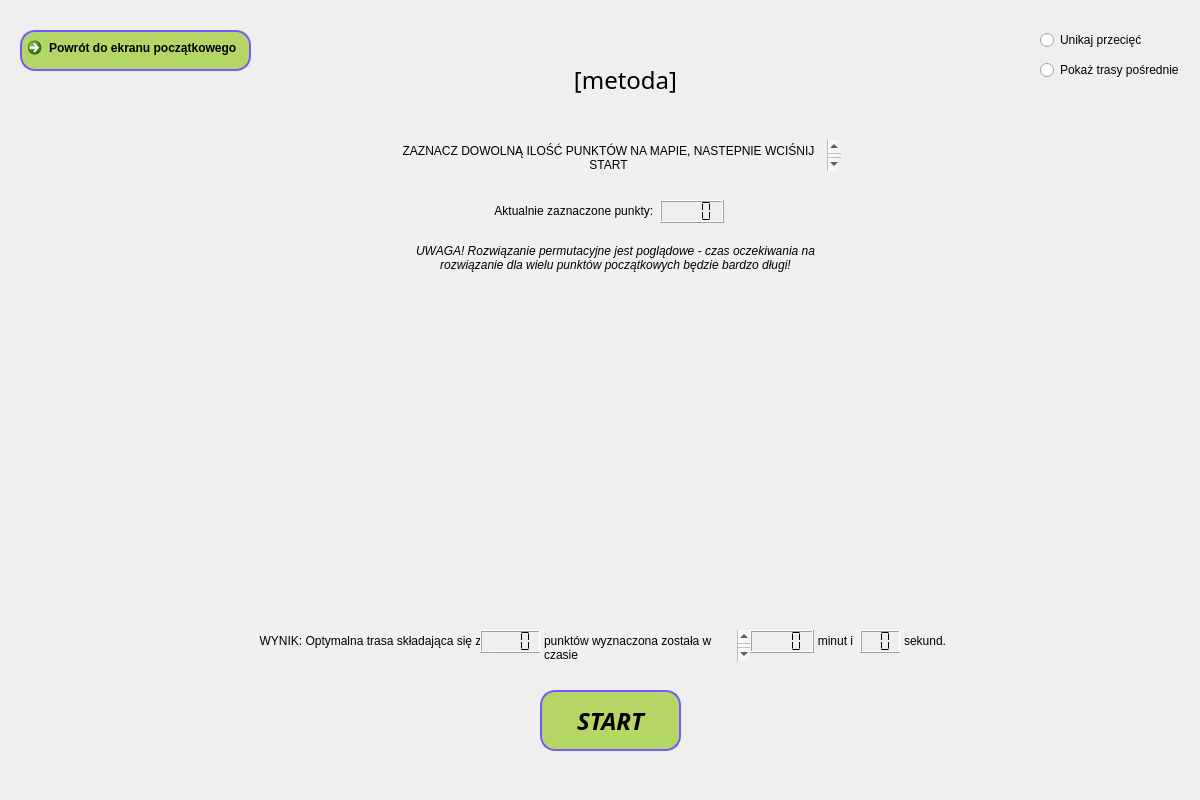
<?xml version="1.0" encoding="UTF-8"?>
<ui version="4.0">
 <class>OknoZadania</class>
 <widget class="QMainWindow" name="OknoZadania">
  <property name="geometry">
   <rect>
    <x>0</x>
    <y>0</y>
    <width>1200</width>
    <height>800</height>
   </rect>
  </property>
  <property name="windowTitle">
   <string>MainWindow</string>
  </property>
  <property name="autoFillBackground">
   <bool>true</bool>
  </property>
  <property name="styleSheet">
   <string notr="true">QPushButton{
	background-color: rgb(180, 214, 100);
	border: 2px solid rgb(115, 90, 255);
	border-radius: 15px;
}

QPushButton:hover {
	background-color: rgb(180, 214, 5);
}

QPushButton:pressed {
	background-color: rgb(180, 214, 255);
}</string>
  </property>
  <property name="inputMethodHints">
   <set>Qt::ImhPreferUppercase</set>
  </property>
  <widget class="QWidget" name="centralwidget">
   <property name="autoFillBackground">
    <bool>true</bool>
   </property>
   <widget class="QCommandLinkButton" name="powrotPrzycisk">
    <property name="geometry">
     <rect>
      <x>20</x>
      <y>30</y>
      <width>231</width>
      <height>41</height>
     </rect>
    </property>
    <property name="text">
     <string>Powrót do ekranu początkowego</string>
    </property>
   </widget>
   <widget class="QLabel" name="tytulWybor">
    <property name="geometry">
     <rect>
      <x>430</x>
      <y>50</y>
      <width>391</width>
      <height>61</height>
     </rect>
    </property>
    <property name="font">
     <font>
      <family>Segoe Script</family>
      <pointsize>18</pointsize>
      <italic>false</italic>
      <bold>false</bold>
     </font>
    </property>
    <property name="styleSheet">
     <string notr="true"/>
    </property>
    <property name="text">
     <string>&lt;html&gt;&lt;head/&gt;&lt;body&gt;&lt;p align=&quot;center&quot;&gt;[metoda]&lt;/p&gt;&lt;/body&gt;&lt;/html&gt;</string>
    </property>
    <property name="alignment">
     <set>Qt::AlignLeading|Qt::AlignLeft|Qt::AlignVCenter</set>
    </property>
   </widget>
   <widget class="QTextBrowser" name="tekstOpis">
    <property name="geometry">
     <rect>
      <x>390</x>
      <y>140</y>
      <width>451</width>
      <height>31</height>
     </rect>
    </property>
    <property name="styleSheet">
     <string notr="true">background-color: rgb(240, 240, 240);</string>
    </property>
    <property name="frameShape">
     <enum>QFrame::NoFrame</enum>
    </property>
    <property name="html">
     <string>&lt;!DOCTYPE HTML PUBLIC &quot;-//W3C//DTD HTML 4.0//EN&quot; &quot;http://www.w3.org/TR/REC-html40/strict.dtd&quot;&gt;
&lt;html&gt;&lt;head&gt;&lt;meta name=&quot;qrichtext&quot; content=&quot;1&quot; /&gt;&lt;meta charset=&quot;utf-8&quot; /&gt;&lt;style type=&quot;text/css&quot;&gt;
p, li { white-space: pre-wrap; }
hr { height: 1px; border-width: 0; }
&lt;/style&gt;&lt;/head&gt;&lt;body style=&quot; font-family:'Segoe UI'; font-size:9pt; font-weight:400; font-style:normal;&quot;&gt;
&lt;p align=&quot;center&quot; style=&quot; margin-top:0px; margin-bottom:0px; margin-left:0px; margin-right:0px; -qt-block-indent:0; text-indent:0px;&quot;&gt;ZAZNACZ DOWOLNĄ ILOŚĆ PUNKTÓW NA MAPIE, NASTEPNIE WCIŚNIJ START&lt;/p&gt;&lt;/body&gt;&lt;/html&gt;</string>
    </property>
   </widget>
   <widget class="QTextBrowser" name="tekstPunkty">
    <property name="geometry">
     <rect>
      <x>490</x>
      <y>200</y>
      <width>171</width>
      <height>31</height>
     </rect>
    </property>
    <property name="autoFillBackground">
     <bool>false</bool>
    </property>
    <property name="styleSheet">
     <string notr="true">background-color: rgb(240, 240, 240);</string>
    </property>
    <property name="frameShape">
     <enum>QFrame::NoFrame</enum>
    </property>
    <property name="html">
     <string>&lt;!DOCTYPE HTML PUBLIC &quot;-//W3C//DTD HTML 4.0//EN&quot; &quot;http://www.w3.org/TR/REC-html40/strict.dtd&quot;&gt;
&lt;html&gt;&lt;head&gt;&lt;meta name=&quot;qrichtext&quot; content=&quot;1&quot; /&gt;&lt;meta charset=&quot;utf-8&quot; /&gt;&lt;style type=&quot;text/css&quot;&gt;
p, li { white-space: pre-wrap; }
hr { height: 1px; border-width: 0; }
&lt;/style&gt;&lt;/head&gt;&lt;body style=&quot; font-family:'Segoe UI'; font-size:9pt; font-weight:400; font-style:normal;&quot;&gt;
&lt;p align=&quot;center&quot; style=&quot; margin-top:0px; margin-bottom:0px; margin-left:0px; margin-right:0px; -qt-block-indent:0; text-indent:0px;&quot;&gt;Aktualnie zaznaczone punkty: &lt;/p&gt;&lt;/body&gt;&lt;/html&gt;</string>
    </property>
   </widget>
   <widget class="QLCDNumber" name="liczbaPunktow">
    <property name="geometry">
     <rect>
      <x>660</x>
      <y>200</y>
      <width>64</width>
      <height>23</height>
     </rect>
    </property>
    <property name="smallDecimalPoint">
     <bool>false</bool>
    </property>
    <property name="digitCount">
     <number>4</number>
    </property>
    <property name="mode">
     <enum>QLCDNumber::Dec</enum>
    </property>
    <property name="segmentStyle">
     <enum>QLCDNumber::Flat</enum>
    </property>
    <property name="intValue" stdset="0">
     <number>0</number>
    </property>
   </widget>
   <widget class="QTextBrowser" name="tekstWynik">
    <property name="geometry">
     <rect>
      <x>250</x>
      <y>630</y>
      <width>241</width>
      <height>31</height>
     </rect>
    </property>
    <property name="styleSheet">
     <string notr="true">background-color: rgb(240, 240, 240);</string>
    </property>
    <property name="frameShape">
     <enum>QFrame::NoFrame</enum>
    </property>
    <property name="html">
     <string>&lt;!DOCTYPE HTML PUBLIC &quot;-//W3C//DTD HTML 4.0//EN&quot; &quot;http://www.w3.org/TR/REC-html40/strict.dtd&quot;&gt;
&lt;html&gt;&lt;head&gt;&lt;meta name=&quot;qrichtext&quot; content=&quot;1&quot; /&gt;&lt;meta charset=&quot;utf-8&quot; /&gt;&lt;style type=&quot;text/css&quot;&gt;
p, li { white-space: pre-wrap; }
hr { height: 1px; border-width: 0; }
&lt;/style&gt;&lt;/head&gt;&lt;body style=&quot; font-family:'Segoe UI'; font-size:9pt; font-weight:400; font-style:normal;&quot;&gt;
&lt;p align=&quot;center&quot; style=&quot; margin-top:0px; margin-bottom:0px; margin-left:0px; margin-right:0px; -qt-block-indent:0; text-indent:0px;&quot;&gt;WYNIK: Optymalna trasa składająca się z&lt;/p&gt;&lt;/body&gt;&lt;/html&gt;</string>
    </property>
   </widget>
   <widget class="QLCDNumber" name="liczbaPunktow_2">
    <property name="geometry">
     <rect>
      <x>480</x>
      <y>630</y>
      <width>61</width>
      <height>23</height>
     </rect>
    </property>
    <property name="smallDecimalPoint">
     <bool>false</bool>
    </property>
    <property name="digitCount">
     <number>4</number>
    </property>
    <property name="mode">
     <enum>QLCDNumber::Dec</enum>
    </property>
    <property name="segmentStyle">
     <enum>QLCDNumber::Flat</enum>
    </property>
    <property name="intValue" stdset="0">
     <number>0</number>
    </property>
   </widget>
   <widget class="QTextBrowser" name="tekstWynik_2">
    <property name="geometry">
     <rect>
      <x>540</x>
      <y>630</y>
      <width>211</width>
      <height>31</height>
     </rect>
    </property>
    <property name="styleSheet">
     <string notr="true">background-color: rgb(240, 240, 240);</string>
    </property>
    <property name="frameShape">
     <enum>QFrame::NoFrame</enum>
    </property>
    <property name="html">
     <string>&lt;!DOCTYPE HTML PUBLIC &quot;-//W3C//DTD HTML 4.0//EN&quot; &quot;http://www.w3.org/TR/REC-html40/strict.dtd&quot;&gt;
&lt;html&gt;&lt;head&gt;&lt;meta name=&quot;qrichtext&quot; content=&quot;1&quot; /&gt;&lt;meta charset=&quot;utf-8&quot; /&gt;&lt;style type=&quot;text/css&quot;&gt;
p, li { white-space: pre-wrap; }
hr { height: 1px; border-width: 0; }
&lt;/style&gt;&lt;/head&gt;&lt;body style=&quot; font-family:'Segoe UI'; font-size:9pt; font-weight:400; font-style:normal;&quot;&gt;
&lt;p style=&quot; margin-top:0px; margin-bottom:0px; margin-left:0px; margin-right:0px; -qt-block-indent:0; text-indent:0px;&quot;&gt;punktów wyznaczona została w czasie&lt;/p&gt;&lt;/body&gt;&lt;/html&gt;</string>
    </property>
   </widget>
   <widget class="QTextBrowser" name="tekstWynik_3">
    <property name="geometry">
     <rect>
      <x>810</x>
      <y>630</y>
      <width>51</width>
      <height>31</height>
     </rect>
    </property>
    <property name="styleSheet">
     <string notr="true">background-color: rgb(240, 240, 240);</string>
    </property>
    <property name="frameShape">
     <enum>QFrame::NoFrame</enum>
    </property>
    <property name="html">
     <string>&lt;!DOCTYPE HTML PUBLIC &quot;-//W3C//DTD HTML 4.0//EN&quot; &quot;http://www.w3.org/TR/REC-html40/strict.dtd&quot;&gt;
&lt;html&gt;&lt;head&gt;&lt;meta name=&quot;qrichtext&quot; content=&quot;1&quot; /&gt;&lt;meta charset=&quot;utf-8&quot; /&gt;&lt;style type=&quot;text/css&quot;&gt;
p, li { white-space: pre-wrap; }
hr { height: 1px; border-width: 0; }
&lt;/style&gt;&lt;/head&gt;&lt;body style=&quot; font-family:'Segoe UI'; font-size:9pt; font-weight:400; font-style:normal;&quot;&gt;
&lt;p align=&quot;center&quot; style=&quot; margin-top:0px; margin-bottom:0px; margin-left:0px; margin-right:0px; -qt-block-indent:0; text-indent:0px;&quot;&gt;minut i&lt;/p&gt;&lt;/body&gt;&lt;/html&gt;</string>
    </property>
   </widget>
   <widget class="QLCDNumber" name="liczbaMinut">
    <property name="geometry">
     <rect>
      <x>750</x>
      <y>630</y>
      <width>64</width>
      <height>23</height>
     </rect>
    </property>
    <property name="smallDecimalPoint">
     <bool>false</bool>
    </property>
    <property name="digitCount">
     <number>4</number>
    </property>
    <property name="mode">
     <enum>QLCDNumber::Dec</enum>
    </property>
    <property name="segmentStyle">
     <enum>QLCDNumber::Flat</enum>
    </property>
    <property name="intValue" stdset="0">
     <number>0</number>
    </property>
   </widget>
   <widget class="QLCDNumber" name="liczbaSekund">
    <property name="geometry">
     <rect>
      <x>860</x>
      <y>630</y>
      <width>41</width>
      <height>23</height>
     </rect>
    </property>
    <property name="smallDecimalPoint">
     <bool>false</bool>
    </property>
    <property name="digitCount">
     <number>2</number>
    </property>
    <property name="mode">
     <enum>QLCDNumber::Dec</enum>
    </property>
    <property name="segmentStyle">
     <enum>QLCDNumber::Flat</enum>
    </property>
    <property name="intValue" stdset="0">
     <number>0</number>
    </property>
   </widget>
   <widget class="QTextBrowser" name="tekstWynik_4">
    <property name="geometry">
     <rect>
      <x>900</x>
      <y>630</y>
      <width>51</width>
      <height>31</height>
     </rect>
    </property>
    <property name="styleSheet">
     <string notr="true">background-color: rgb(240, 240, 240);</string>
    </property>
    <property name="frameShape">
     <enum>QFrame::NoFrame</enum>
    </property>
    <property name="html">
     <string>&lt;!DOCTYPE HTML PUBLIC &quot;-//W3C//DTD HTML 4.0//EN&quot; &quot;http://www.w3.org/TR/REC-html40/strict.dtd&quot;&gt;
&lt;html&gt;&lt;head&gt;&lt;meta name=&quot;qrichtext&quot; content=&quot;1&quot; /&gt;&lt;meta charset=&quot;utf-8&quot; /&gt;&lt;style type=&quot;text/css&quot;&gt;
p, li { white-space: pre-wrap; }
hr { height: 1px; border-width: 0; }
&lt;/style&gt;&lt;/head&gt;&lt;body style=&quot; font-family:'Segoe UI'; font-size:9pt; font-weight:400; font-style:normal;&quot;&gt;
&lt;p style=&quot; margin-top:0px; margin-bottom:0px; margin-left:0px; margin-right:0px; -qt-block-indent:0; text-indent:0px;&quot;&gt;sekund.&lt;/p&gt;&lt;/body&gt;&lt;/html&gt;</string>
    </property>
   </widget>
   <widget class="QPushButton" name="startPrzycisk">
    <property name="geometry">
     <rect>
      <x>540</x>
      <y>690</y>
      <width>141</width>
      <height>61</height>
     </rect>
    </property>
    <property name="font">
     <font>
      <family>Century Gothic</family>
      <pointsize>18</pointsize>
      <italic>true</italic>
      <bold>true</bold>
     </font>
    </property>
    <property name="styleSheet">
     <string notr="true"/>
    </property>
    <property name="text">
     <string>START</string>
    </property>
    <property name="checkable">
     <bool>true</bool>
    </property>
    <property name="checked">
     <bool>false</bool>
    </property>
   </widget>
   <widget class="QTextBrowser" name="uwagaTekst">
    <property name="geometry">
     <rect>
      <x>395</x>
      <y>240</y>
      <width>441</width>
      <height>51</height>
     </rect>
    </property>
    <property name="styleSheet">
     <string notr="true">background-color: rgb(240, 240, 240);</string>
    </property>
    <property name="frameShape">
     <enum>QFrame::NoFrame</enum>
    </property>
    <property name="html">
     <string>&lt;!DOCTYPE HTML PUBLIC &quot;-//W3C//DTD HTML 4.0//EN&quot; &quot;http://www.w3.org/TR/REC-html40/strict.dtd&quot;&gt;
&lt;html&gt;&lt;head&gt;&lt;meta name=&quot;qrichtext&quot; content=&quot;1&quot; /&gt;&lt;meta charset=&quot;utf-8&quot; /&gt;&lt;style type=&quot;text/css&quot;&gt;
p, li { white-space: pre-wrap; }
hr { height: 1px; border-width: 0; }
&lt;/style&gt;&lt;/head&gt;&lt;body style=&quot; font-family:'Segoe UI'; font-size:9pt; font-weight:400; font-style:normal;&quot;&gt;
&lt;p align=&quot;center&quot; style=&quot; margin-top:0px; margin-bottom:0px; margin-left:0px; margin-right:0px; -qt-block-indent:0; text-indent:0px;&quot;&gt;&lt;span style=&quot; font-style:italic;&quot;&gt;UWAGA! Rozwiązanie permutacyjne jest poglądowe - czas oczekiwania na rozwiązanie dla wielu punktów początkowych będzie bardzo długi!&lt;/span&gt;&lt;/p&gt;&lt;/body&gt;&lt;/html&gt;</string>
    </property>
   </widget>
   <widget class="QRadioButton" name="przecieciaPrzycisk">
    <property name="geometry">
     <rect>
      <x>1040</x>
      <y>30</y>
      <width>111</width>
      <height>20</height>
     </rect>
    </property>
    <property name="text">
     <string>Unikaj przecięć</string>
    </property>
   </widget>
   <widget class="QRadioButton" name="posredniePrzycisk">
    <property name="geometry">
     <rect>
      <x>1040</x>
      <y>60</y>
      <width>141</width>
      <height>20</height>
     </rect>
    </property>
    <property name="text">
     <string>Pokaż trasy pośrednie</string>
    </property>
   </widget>
  </widget>
 </widget>
 <resources/>
 <connections/>
</ui>
